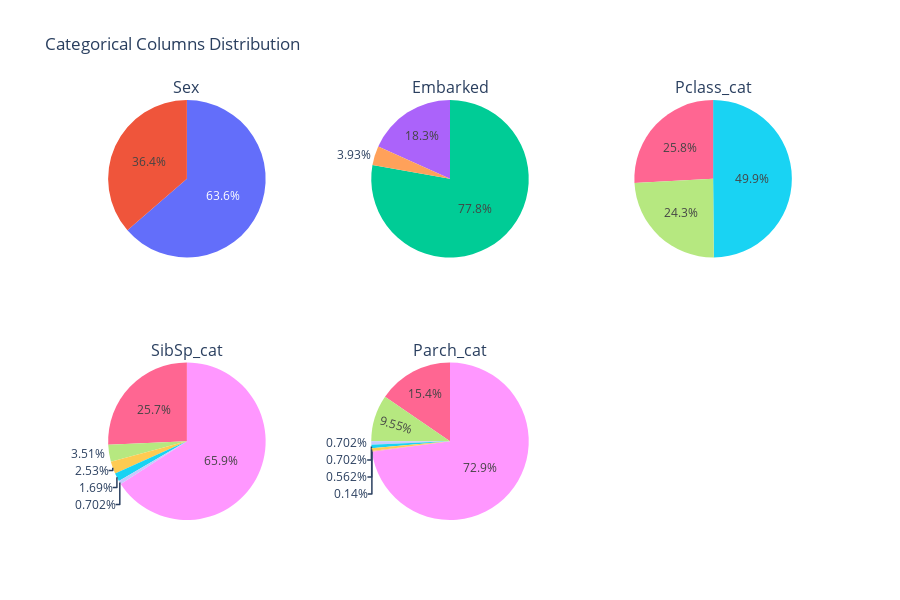

Notebook code cell kept with this figure:
### Code cell
# Plotly Pie Chart of categorical values
def plot_categorical_pie_charts(df, nrows=None, ncols=None, title=None):
    
    # Check for the title
    if not title:
        title = "Categorical Columns Distribution"
    # Select categorical columns
    categorical_cols = df.select_dtypes(include=['object', 'category']).columns.tolist()

    # If nrows and ncols are not provided, default to a single column layout
    if nrows is None or ncols is None:
        nrows = len(categorical_cols)
        ncols = 1
    
    # Create subplots with the specified number of rows and columns
    fig = make_subplots(
        rows=nrows, 
        cols=ncols, 
        subplot_titles=categorical_cols[:nrows*ncols], 
        specs=[[{'type': 'domain'}] * ncols] * nrows
    )
    
    # Add pie charts to subplots
    for i, col in enumerate(categorical_cols):
        row = (i // ncols) + 1
        col_pos = (i % ncols) + 1
        value_counts = df[col].value_counts()
        fig.add_trace(
            go.Pie(labels=value_counts.index, values=value_counts.values, name=col),
            row=row, col=col_pos
        )
        if i >= nrows * ncols - 1:
            break

    # Update layout
    fig.update_layout(height=300 * nrows, title_text=title, showlegend=False)
    fig.show()

plot_categorical_pie_charts(cat_col_convert_df, 2, 3)

### Figure 1 — Plotly figure (JSON) as saved in the notebook; plotly's stock layout.template omitted (floating-point values rounded to 4 significant figures)
{"data": [{"domain": {"x": [0, 0.2889], "y": [0.625, 1]}, "labels": ["male", "female"], "name": "Sex", "type": "pie", "values": [453, 259]}, {"domain": {"x": [0.3556, 0.6444], "y": [0.625, 1]}, "labels": ["S", "C", "Q"], "name": "Embarked", "type": "pie", "values": [554, 130, 28]}, {"domain": {"x": [0.7111, 1], "y": [0.625, 1]}, "labels": [3, 1, 2], "name": "Pclass_cat", "type": "pie", "values": [355, 184, 173]}, {"domain": {"x": [0, 0.2889], "y": [0, 0.375]}, "labels": [0, 1, 2, 4, 3, 5], "name": "SibSp_cat", "type": "pie", "values": [469, 183, 25, 18, 12, 5]}, {"domain": {"x": [0.3556, 0.6444], "y": [0, 0.375]}, "labels": [0, 1, 2, 5, 3, 4, 6], "name": "Parch_cat", "type": "pie", "values": [519, 110, 68, 5, 5, 4, 1]}], "layout": {"annotations": [{"font": {"size": 16}, "showarrow": false, "text": "Sex", "x": 0.1444, "xanchor": "center", "xref": "paper", "y": 1, "yanchor": "bottom", "yref": "paper"}, {"font": {"size": 16}, "showarrow": false, "text": "Embarked", "x": 0.5, "xanchor": "center", "xref": "paper", "y": 1, "yanchor": "bottom", "yref": "paper"}, {"font": {"size": 16}, "showarrow": false, "text": "Pclass_cat", "x": 0.8556, "xanchor": "center", "xref": "paper", "y": 1, "yanchor": "bottom", "yref": "paper"}, {"font": {"size": 16}, "showarrow": false, "text": "SibSp_cat", "x": 0.1444, "xanchor": "center", "xref": "paper", "y": 0.375, "yanchor": "bottom", "yref": "paper"}, {"font": {"size": 16}, "showarrow": false, "text": "Parch_cat", "x": 0.5, "xanchor": "center", "xref": "paper", "y": 0.375, "yanchor": "bottom", "yref": "paper"}], "height": 600, "showlegend": false, "title": {"text": "Categorical Columns Distribution"}}}
